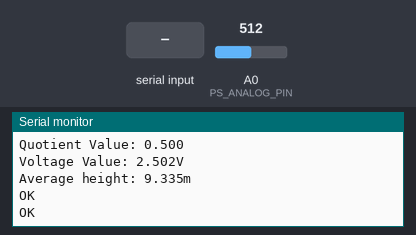
Bench run of a sketch on a simulated Arduino Uno, built with avr-gcc and run on an emulated ATmega328P. Shown: the last lines printed to the serial monitor. Inputs (shaded band) come from the test bench; at power-on: A0 (PS_ANALOG_PIN) = 512. The modem accepts every AT command (registered, SIM ready, sends succeed) and sends nothing else.

Above: at 7.2 s.
7.3 s: "pin1\n" received over the second serial link
At 7.7 s:
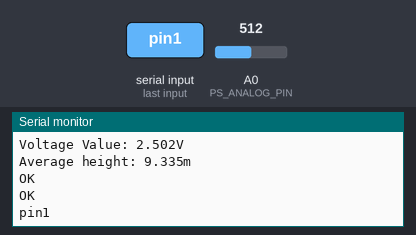
8.8 s: "1" received over the second serial link
At 9.6 s:
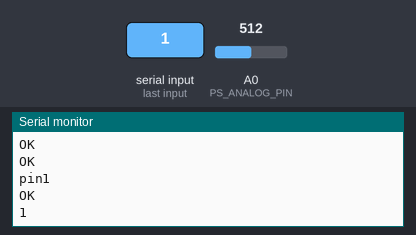

Measured:
- after the input at 7.3 s, the serial monitor: prints a new line at once (image 1)
- after the input at 8.8 s, the serial monitor: prints a new line at once (image 2)

The sketch:

pressSensFinal.ino
```cpp
#include <Wire.h>
#include <hd44780.h>
#include <hd44780ioClass/hd44780_I2Cexp.h>
#include <SoftwareSerial.h>

// 10 goes to TX, is arduino RX
// 11 goes to RX, is arduino TX
SoftwareSerial sim(10, 11);

// int LCD_I2C_ADDRESS = 0x27;
// int LCD_WIDTH = 12;
// int LCD_HEIGHT = 2;
// int LCD_POWER_PIN = 12;

// hd44780_I2Cexp lcd;

int PS_ANALOG_PIN = A0;
int MAX_ANALOG_VAL = 1023;

int DELAY_MINUTES = 10;

void setup() {
  Serial.begin(115200);
  Serial.println();

  // Serial.println("Setting up display...");
  // setupLcd();

  Serial.println("Setting up SIM...");
  setupSim();

  Serial.println("Setup complete!");
}

// void setupLcd() {
//   pinMode(LCD_POWER_PIN, OUTPUT);
//   Serial.println("pin1");
//   digitalWrite(LCD_POWER_PIN, HIGH);
//   Serial.println("pin2");
//   lcd.begin(LCD_WIDTH, LCD_HEIGHT);
//   Serial.println("begin");
//   lcd.clear();
//   Serial.println("clear");

//   return;
// }

void setupSim() {
  sim.begin(9600);
  delay(1000);

  // Set detailed error messages
  printToSim("AT+CMEE=2");

  // Setup GPRS connection
  printToSim("AT+SAPBR=3,1,Contype,GPRS");
  printToSim("AT+SAPBR=3,1,APN,TM");
  printToSim("AT+SAPBR=1,1");
  printToSim("AT+SAPBR=2,1");

  return;
}

void loop() {
  float avgAnalogVal = readAvgAnalogVal();

  printCalcValues(avgAnalogVal);

  float height = calcHeight(avgAnalogVal);

  sendData(height);
  delay(600000);
}

void sendData(float height) {
  String body = "{\"height\":" + String(height) + "}";

  printToSim("AT+HTTPINIT");
  printToSim("AT+HTTPPARA=CID,1");
  printToSim("AT+HTTPPARA=URL,http://wasserstand-eisack.it/post");
  printToSim("AT+HTTPPARA=CONTENT,application/json");

  sim.println("AT+HTTPDATA=" + String(body.length()) + ",2000");
  delay(1000);
  sim.println(body);
  delay(2000);

  printToSim("AT+HTTPACTION=1");
  delay(10000);
  printToSim("AT+HTTPTERM");
}

#define TIMEOUT 1000

void printToSim(String command){
  sim.println(command);
  while (sim.available() == 0);  // wait for first char

  unsigned long lastRead = millis();   // last time a char was available
  while (millis() - lastRead < TIMEOUT){
    while (sim.available()){
      Serial.write(sim.read());
      lastRead = millis();   // update the lastRead timestamp
    }
  }
  // No need for extra line feed since most responses contain them anyways
}

float readAvgAnalogVal() {
  int sum = 0;
  int sumNum = 20;

  for (int i = 0; i < sumNum; i++) {
    float analogVal = readSensor();
    sum += analogVal;
  }

  float avgAnalogVal = (float) sum / sumNum;

  return avgAnalogVal;
}

float readSensor() {
  int analogVal = analogRead(PS_ANALOG_PIN);

  if (isnan(analogVal)) {
    Serial.println("Failed to read from Pressure sensor");
    return NULL;
  }

  return analogVal;
}

void printCalcValues(float avgAnalogVal) {
  float quotientVal = (float) avgAnalogVal / MAX_ANALOG_VAL;
  float voltVal = quotientVal * 5.0;
  float avgHeight = calcHeight(avgAnalogVal);

  printReadingsToSerial(avgAnalogVal, quotientVal, voltVal, avgHeight);
  // printReadingsToLcd(avgAnalogVal, avgHeight);

  return;
}

// For avg values
float calcHeight(float analogVal) {
    // // Alte Messung
    // return 2.466 * analogVal - 245.1;

    // // Alle Werte, angepasst
    // return 2.499 * analogVal - 258.2;

    // Meterband Werte, angepasst
    // return 2.487 * analogVal - 252.8;

    // Messung mit Neoprenkabel
    float cmNeopren = 2.479 * analogVal - 473.2;
    float mNeopren = cmNeopren / 100;

    // Plus oan Meter vierzig weil isch so
    float mNeoprenAdjusted = mNeopren + 1.375;
    return mNeoprenAdjusted;
}

void printReadingsToSerial(int avgAnalogVal, float quotientVal, float voltVal, float avgHeight) {
  Serial.print("Analog Value: ");
  Serial.println(avgAnalogVal);

  Serial.print("Quotient Value: ");
  Serial.println(quotientVal, 3);

  Serial.print("Voltage Value: ");
  Serial.print(voltVal, 3);
  Serial.println("V");

  Serial.print("Average height: ");
  Serial.print(avgHeight, 3);
  Serial.println("m");

  Serial.println();

  return;
}

// void printReadingsToLcd(int avgAnalogVal, float avgHeight) {
//   lcd.clear();

//   String aText = "Avg Analog: " + String(avgAnalogVal);
//   lcd.setCursor(0, 0);
//   lcd.print(aText);

//   String vhText = "Avg Height: " + String(avgHeight, 2) + "m";
//   lcd.setCursor(0, 1);
//   lcd.print(vhText);

//   return;
// }
```
